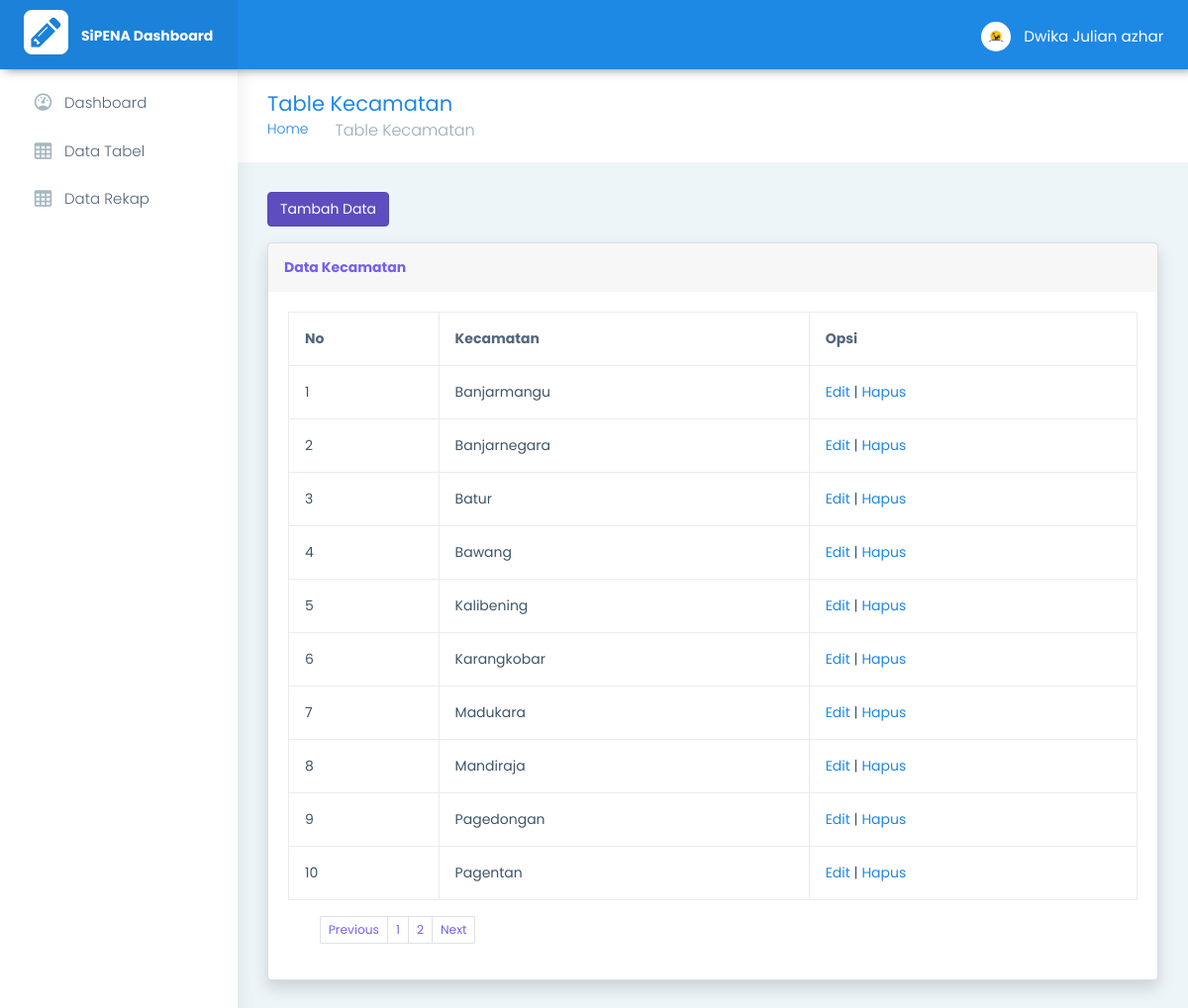
The page /pages-kecamatan.php (signed in) on the database its author committed.
### tables this page shows
CREATE TABLE `kec_detail`  (
  `id_kec_detail` int(11) NOT NULL AUTO_INCREMENT,
  `kecamatan` varchar(255) NULL DEFAULT NULL,
  PRIMARY KEY (`id_kec_detail`) USING BTREE,
  INDEX `kecamatan`(`kecamatan`) USING BTREE
);

### html/pages-kecamatan.php (the view, shortened to what this page needs)
<!DOCTYPE html>
<html dir="ltr" lang="en">
<head>
    <link href="../assets/plugins/chartist-js/dist/chartist.min.css" rel="stylesheet">
    <link href="../assets/plugins/chartist-js/dist/chartist-init.css" rel="stylesheet">
    <link href="../assets/plugins/chartist-plugin-tooltip-master/dist/chartist-plugin-tooltip.css" rel="stylesheet">
    <link href="../assets/plugins/c3-master/c3.min.css" rel="stylesheet">
    <link href="css/style.min.css" rel="stylesheet">
</head>
<body>
    <div id="main-wrapper" data-layout="vertical" data-navbarbg="skin5" data-sidebartype="full" data-sidebar-position="absolute" data-header-position="absolute" data-boxed-layout="full">
        <header class="topbar" data-navbarbg="skin6">
            <nav class="navbar top-navbar navbar-expand-md navbar-dark">
                <div class="navbar-header" data-logobg="skin6">
                    <a class="navbar-brand ms-4" href="home.php">
                        <b class="logo-icon">
                            <img src="img/logo1.png" class="me-2 figure-img img-fluid rounded" width="45" height="45">
                        </b>
                        <span class="logo-text">
                            <span class="mr-3 d-none d-lg-inline text-gray-600 small" style="font-weight:bold">SiPENA Dashboard
                            </span>
                        </span>
                    </a>
                </div>
                <div class="navbar-collapse collapse" id="navbarSupportedContent" data-navbarbg="skin5">
                    <ul class="navbar-nav me-auto mt-md-0 ">
                        <li class="nav-item search-box">
                            <a class="nav-link text-muted" href="javascript:void(0)"><i class="ti-search"></i></a>
                        </li>
                    </ul>
                    <ul class="navbar-nav">
                        <li class="nav-item dropdown">
                            <a class="nav-link dropdown-toggle text-muted waves-effect waves-dark" href="#" id="navbarDropdown" role="button" data-bs-toggle="dropdown" aria-expanded="false">
                                <img class="profile-pic me-2" src="../html/img/user/<?php echo $_SESSION['image']; ?>" />
                                <span class="mr-2 d-none d-lg-inline text-gray-600 small"><?php echo $_SESSION['nama']; ?></span>
                            </a>
                        </li>
                    </ul>
                </div>
            </nav>
        </header>
        <aside class="left-sidebar" data-sidebarbg="skin6">
            <div class="scroll-sidebar">
                <nav class="sidebar-nav">
                    <ul id="sidebarnav">
                        <li class="sidebar-item"> <a class="sidebar-link waves-effect waves-dark sidebar-link" href="home.php" aria-expanded="false"><i class="mdi me-2 mdi-gauge"></i><span class="hide-menu">Dashboard</span></a></li>
                        <li class="sidebar-item"> <a class="sidebar-link waves-effect waves-dark sidebar-link" href="pages-data-table.php" aria-expanded="false"><i class="mdi me-2 mdi-table-large"></i><span class="hide-menu">Data Tabel</span></a></li>
                        <li class="sidebar-item"> <a class="sidebar-link waves-effect waves-dark sidebar-link" href="pages-data-rekap.php" aria-expanded="false"><i class="mdi me-2 mdi-table-large"></i><span class="hide-menu">Data Rekap</span></a></li>
                    </ul>
                </nav>
            </div>
        </aside>
        <div class="page-wrapper">
            <div class="page-breadcrumb">
                <div class="row align-items-center">
                    <div class="col-md-6 col-8 align-self-center">
                        <h3 class="page-title mb-0 p-0">Table Kecamatan</h3>
                        <div class="d-flex align-items-center">
                            <nav aria-label="breadcrumb">
                                <ol class="breadcrumb">
                                    <li class="breadcrumb-item"><a href="home.php">Home</a></li>
                                    <li class="breadcrumb-item active" aria-current="page">Table Kecamatan</li>
                                </ol>
                            </nav>
                        </div>
                    </div>
                </div>
            </div>
            <div class="container-fluid">
                <?php include 'conn.php'; ?>
                <a href="#" data-bs-toggle="modal" data-bs-target="#modal" class="btn btn-primary btn-ms active" role="button" aria-pressed="true">Tambah Data</a>
                <div class="card shadow mb-4">
                    <div class="card-header py-3">
                        <h6 class="m-0 font-weight-bold text-primary">Data Kecamatan</h6>
                    </div>
                    <div class="card-body">
                        <div class="table-responsive">
                            <table class="table table-bordered" id="dataTable" width="100%" cellspacing="0">
                                <thead>
                                    <th>No</th>
                                    <th>Kecamatan</th>
                                    <th>Opsi</th>
                                </thead>
                                <?php
                                $halaman = 10;
                                $page = isset($_GET["halaman"]) ? (int)$_GET["halaman"] : 1;
                                $mulai = ($page > 1) ? ($page * $halaman) - $halaman : 0;
                                $previous = $page - 1;
                                $next = $page + 1;
                                $result = mysqli_query($conn, "SELECT * FROM kec_detail");
                                $total = mysqli_num_rows($result);
                                $pages = ceil($total / $halaman);
                                $sql = mysqli_query($conn, "SELECT * FROM kec_detail LIMIT $mulai, $halaman ");
                                $no = $mulai + 1;
                                while ($row = mysqli_fetch_array($sql)) {
                                ?>
                                    <tbody>
                                        <td><?php echo $no++; ?></td>
                                        <td><?php echo $row['kecamatan']; ?></td>
                                        <td>
                                            <a href="#" data-bs-toggle="modal" data-bs-target="#edit<?php echo $row['id_kec_detail']; ?>">Edit</a> |
                                            <a href="#" data-bs-toggle="modal" data-bs-target="#hapus<?php echo $row['id_kec_detail']; ?>">Hapus</a>
                                        </td>
                                    </tbody>
                                <?php } ?>
                            </table>
                            <nav>
                                <ul class="pagination pagination-sm">
                                    <li class="page-item">
                                        <a class="page-link" <?php if ($page > 1) {
                                                                    echo "href='?halaman=$previous'";
                                                                } ?>>Previous</a>
                                    </li>
                                    <?php
                                    for ($x = 1; $x <= $pages; $x++) {
                                    ?>
                                        <li class="page-item"><a class="page-link" href="?halaman=<?php echo $x ?>"><?php echo $x; ?></a></li>
                                    <?php
                                    }
                                    ?>
                                    <li class="page-item">
                                        <a class="page-link" <?php if ($page < $pages) {
                                                                    echo "href='?halaman=$next'";
                                                                } ?>>Next</a>
                                    </li>
                                </ul>
                            </nav>
                        </div>
                    </div>
                </div>
            </div>
        </div>
    </div>
</body>
</html>

### rows shown on the page
kec_detail: kecamatan "Banjarmangu"
kec_detail: kecamatan "Banjarnegara"
kec_detail: kecamatan "Batur"
kec_detail: kecamatan "Bawang"
kec_detail: kecamatan "Kalibening"
kec_detail: kecamatan "Karangkobar"
kec_detail: kecamatan "Madukara"
kec_detail: kecamatan "Mandiraja"
kec_detail: kecamatan "Pagedongan"
kec_detail: kecamatan "Pagentan"

### other values the page prints
$_SESSION['nama'] "Dwika Julian azhar"
